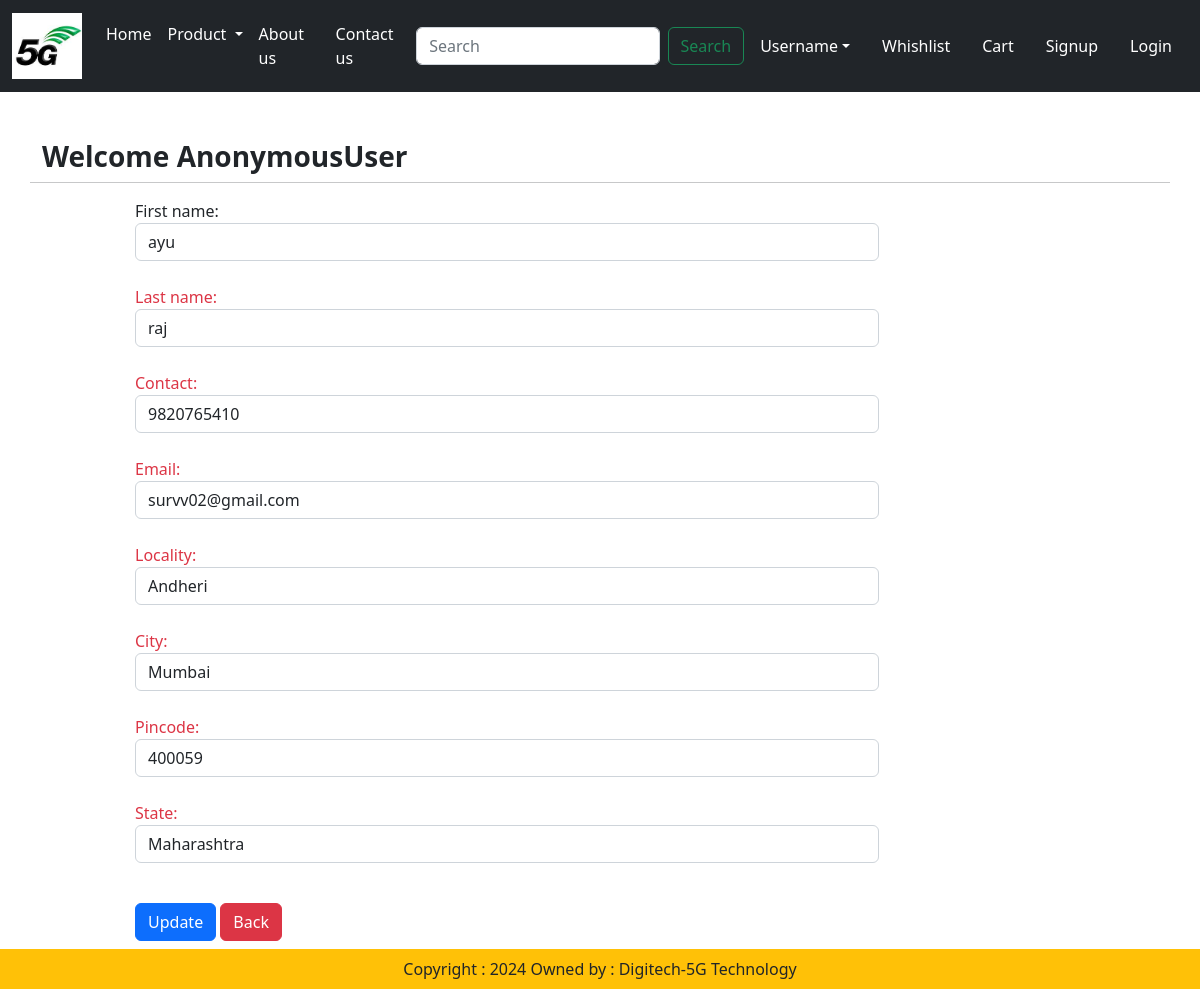
Screenshot of /updateAddress/1 with the database file from the repository.
### user/models.py (models this page shows, shortened)
class Customer(models.Model):
    user = models.ForeignKey(User, on_delete=models.CASCADE)
    first_name = models.CharField(max_length = 100)
    last_name = models.CharField(max_length = 50)
    email = models.EmailField()
    contact =models.CharField(max_length=12, blank =False)
    locality = models.CharField(max_length = 50)
    city = models.CharField(max_length = 50)
    pincode = models.PositiveIntegerField()
    state = models.CharField(max_length = 150)

### user/views.py (the view, shortened to what this page needs)
# urls.py: path('updateAddress/<int:pk>', views.updateAddress.as_view(), name = 'updateAddress'),
class updateAddress(View):
    def get(self, request, pk ):
        add =Customer.objects.get(pk=pk)
        form =ProfileForm(instance=add)
        return render(request,'user/updateAddress.html', locals())

### user/forms.py
class ProfileForm(forms.ModelForm):
    class Meta:
        model = Customer
        fields = ['first_name', 'last_name', 'contact', 'email', 'locality', 'city', 'pincode','state',]
        widgets ={
            'first_name':forms.TextInput(attrs={'class':'form-control'}),
            'last_name':forms.TextInput(attrs={'class':'form-control'}),
            'contact':forms.TextInput(attrs={'class':'form-control'}),
            'email':forms.TextInput(attrs={'class':'form-control'}),
            'locality':forms.TextInput(attrs={'class':'form-control'}),
            'city':forms.TextInput(attrs={'class':'form-control'}),
            'pincode':forms.TextInput(attrs={'class':'form-control'}),
            'state':forms.TextInput(attrs={'class':'form-control'}),
        }

### user/templates/user/updateAddress.html (shortened to what this page needs)
{% extends "app/base.html" %}
{% load static %}
{% block content %}
<div class="container my-5">
    <div class="row">
        <h3><b>Welcome <span class='text-capitalize'>{{request.user}}</span></b></h3><br><hr>
    </div>
    <div class="col-sm-8 offset-sm-1">
        <form action=" " method='POST'>
            {% for field in form  %}
                {{field.label_tag}} {{field}} <cmall class="text-danger">{{field.errors|striptags}}</small><br>
            {% endfor %}
            <div class="col-12 mt-3">
                <button type="submit" class="btn btn-primary">Update</button>
                <a href="{% url "address" %}" type="button" class='btn btn-danger'>Back</a>
            </div>
        </form>
    </div>
</div>
{% endblock content %}

### rows the page displays
Customer: form "ayu" "raj" "9820765410" "survv02@gmail.com" "Andheri" "Mumbai" "400059" "Maharashtra"

### other values shown
{{ request.user }} "AnonymousUser"
{{ field.label_tag }} "First name:" "Last name:" "Contact:" "Email:" "Locality:" "City:" "Pincode:" "State:"
